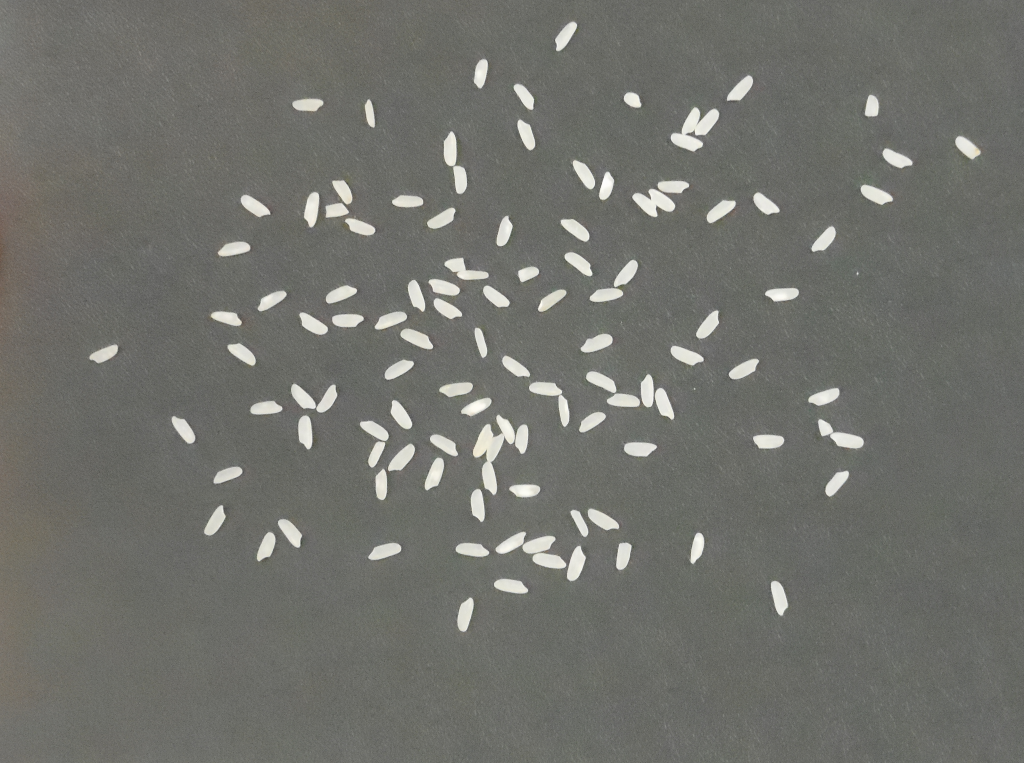
#> input picture trabalho_4/img/114.bmp, 1024 x 763 px
$ python single_file.py
#> lines starting #> are read from the running program, lines starting #| are printed output that depends on the picture; after the words box and inside, x2 and y2 are one past the last pixel; in counts of white or black regions, pixels touching at a corner belong together
### trabalho_4/rice_counting.py
#===============================================================================
# Trabalho 4: Blur
#-------------------------------------------------------------------------------
# Autor: Gustavo Henrique Zeni
# Universidade Tecnológica Federal do Paraná
#===============================================================================

import tkinter as tk
from tkinter import filedialog
import sys
import timeit
import numpy as np
import cv2
import math as m
import helpers as hp

#===============================================================================
# ORDEM E PARAMETROS
ORDER_REMOVE_NOISE = 0
ORDER_THRESHOLD = 1
GAUSS_KSIZE = 11
THRESHOLD_TYPE = 'ADAPTIVE' # 'ADAPTIVE', 'OTSU' or 'SIMPLE'
ADAPT_BLOCK = 17 # best 17
ADAPT_C = 7 # best 7
SIMPLE_THRESH = 0.6
NOT_VISITED = 1.0
VISITED = 0.8
IS_RICE = 0.2
MEAN_THRESHOLD = 0.10
# not a rice, just DUST
MIN_RICE_SIZE = 10 # best 10

#===============================================================================

INPUT_IMAGE_ONE = 'img/60.bmp'
INPUT_IMAGE_TWO = 'img/82.bmp'
INPUT_IMAGE_THREE = 'img/114.bmp'
INPUT_IMAGE_FOUR = 'img/150.bmp'
INPUT_IMAGE_FIVE = 'img/205.bmp'
ENABLE_GUI = False
LEAVE_OPEN = True
OPEN_TIME = 3500

#===============================================================================

# [8 lines left out: function show_progress, not called in this run]

#-------------------------------------------------------------------------------

def gaussian_blur (img):
  img_out = cv2.blur(img, (GAUSS_KSIZE, GAUSS_KSIZE))
  return img_out

#-------------------------------------------------------------------------------

def all_thresholds (img):
  # from float to uint8
  img_thresh = (img * 255).astype (np.uint8)
  # grayscale
  img_thresh = cv2.cvtColor (img_thresh, cv2.COLOR_BGR2GRAY)
  if THRESHOLD_TYPE == 'ADAPTIVE':
    # threshold
    img_thresh = cv2.adaptiveThreshold(1 - img_thresh, 255, cv2.ADAPTIVE_THRESH_GAUSSIAN_C, cv2.THRESH_BINARY, ADAPT_BLOCK, ADAPT_C)
  elif THRESHOLD_TYPE == 'OTSU':
    # threshold
    _, img_thresh = cv2.threshold (img_thresh, 0, 255, cv2.THRESH_BINARY + cv2.THRESH_OTSU)
  elif THRESHOLD_TYPE == 'SIMPLE':
    # threshold
    _, img_thresh = cv2.threshold (img_thresh, SIMPLE_THRESH, 255, cv2.THRESH_BINARY)

  # back to BGR
  img_thresh = cv2.cvtColor (img_thresh, cv2.COLOR_GRAY2BGR)
  # from uint8 to float
  img_thresh = img_thresh.astype (np.float32) / 255

  return img_thresh

#-------------------------------------------------------------------------------

# [5 lines left out: function normalize, not called in this run]

#===============================================================================
## SOLUÇÃO DESVIO PADRÃO

def label_blobs(img):

  # grayscale
  img_gray = cv2.cvtColor (img, cv2.COLOR_BGR2GRAY)
  img_out = img_gray.copy()
  blob_list = []
  h_img = img.shape[0]
  w_img = img.shape[1]
  label = 1

  for j in range (0, w_img):
    for i in range (0, h_img):
      if img_out[i][j] == 0 and img_out[i][j] != VISITED and img_out[i][j] != IS_RICE:

        retval, img_out, mask, rect = cv2.floodFill(img_out, None, (j, i), VISITED)

        if retval > MIN_RICE_SIZE:
          retval, img_out, mask, rect = cv2.floodFill(img_out, None, (j, i), IS_RICE)
          blob_list.append({"size": retval, "label": label})
          label+=1

        # show_progress(img_out)

  # back to BGR
  img_out = cv2.cvtColor (img_out, cv2.COLOR_GRAY2BGR)
  return blob_list, img_out

def calculate_mean(blob_list):
  mean = 0
  for blob in blob_list:
    mean += blob["size"]
  mean = mean / len(blob_list)
  return mean

def calculate_dp(blob_list, mean):
  """ Calcula o desvio padrão """
  dp = 0
  for blob in blob_list:
    dp += (blob["size"] - mean)**2
  dp = dp / len(blob_list)
  dp = m.sqrt(dp)
  return dp

def find_outliers(blob_list):
  """ Encontra o maior e o menor blob """
  smaller = {"size": 999}
  bigger = {"size": 0}
  for blob in blob_list:
    if blob["size"] < smaller["size"]:
      smaller = blob
    if blob["size"] > bigger["size"]:
      bigger = blob
  return [smaller, bigger]

# remove bigger and smaller
def remove_outliers(blob_list, outliers):
  blob_list_out = []
  for blob in blob_list:
    if blob["label"] != outliers[0]["label"] and blob["label"] != outliers[1]["label"]:
      blob_list_out.append(blob)
  return blob_list_out

def repeat_process(all_blobs):
  current_blobs = np.copy(all_blobs)
  mean = calculate_mean(current_blobs)
  dp = calculate_dp(current_blobs, mean)
  outliers = find_outliers(current_blobs)
  i = 1
  # print("Geração 1: X = ", mean, "dp = ", dp)
  # print("Outliers: ", outliers)

  while dp > mean * MEAN_THRESHOLD:
    outliers = find_outliers(current_blobs)
    current_blobs = remove_outliers(current_blobs, outliers)
    mean = calculate_mean(current_blobs)
    dp = calculate_dp(current_blobs, mean)
    i += 1
    # print("Geração ", i, ": X = ", mean, "dp = ", dp)
    # print("Outliers: ", outliers)
  return m.floor(mean)

def separate_unsure_blobs(blob_list, rice_size):
  blob_list_out = []
  unsure_blobs = []
  for blob in blob_list:
    if blob["size"] > rice_size * 0.5 and blob["size"] < rice_size * 1.5:
      blob_list_out.append(blob)
    elif blob["size"] > rice_size * 1.5 or blob["size"] < rice_size * 0.5:
      unsure_blobs.append(blob)
  return blob_list_out, unsure_blobs

def separate_couple_blobs(blob_list, unsure_blob_list, rice_size):
  blob_list_out = []
  # append the sure blobs first, blob_list, without checking for size
  # check unsure_blob_list for size and decouple when necessary
  for blob in blob_list:
    blob_list_out.append(blob)
  for blob in unsure_blob_list:
    if blob["size"] >= rice_size * 1.5 and blob["size"] < rice_size * 2.5:
      blob_list_out.append(blob)
      blob_list_out.append(blob)
    elif blob["size"] >= rice_size * 2.5 and blob["size"] < rice_size * 3.5:
      blob_list_out.append(blob)
      blob_list_out.append(blob)
      blob_list_out.append(blob)
    elif blob["size"] >= rice_size * 3.5 and blob["size"] < rice_size * 4.5:
      blob_list_out.append(blob)
      blob_list_out.append(blob)
      blob_list_out.append(blob)
      blob_list_out.append(blob)
    elif blob["size"] >= rice_size * 4.5 and blob["size"] < rice_size * 5.5:
      blob_list_out.append(blob)
      blob_list_out.append(blob)
      blob_list_out.append(blob)
      blob_list_out.append(blob)
      blob_list_out.append(blob)
    elif blob["size"] >= MIN_RICE_SIZE:
      blob_list_out.append(blob)
  return blob_list_out

#===============================================================================

# [67 lines left out: function main, not called in this run]

# [2 lines that do not run on import are left out]

#===============================================================================

### trabalho_4/single_file.py
#===============================================================================
# Trabalho 4: Blur
#-------------------------------------------------------------------------------
# Autor: Gustavo Henrique Zeni
# Universidade Tecnológica Federal do Paraná
#===============================================================================

import tkinter as tk
from tkinter import filedialog
import sys
import timeit
import numpy as np
import cv2
import math as m
import rice_counting as rc
import helpers as hp
import os

#===============================================================================

INPUT_IMAGE = 'img/114.bmp'
ENABLE_GUI = True
LEAVE_OPEN = True
OPEN_TIME = 1500

#===============================================================================

def main ():

  if ENABLE_GUI:
      root = tk.Tk()
      root.withdraw()
      file_path = filedialog.askopenfilename(initialdir="./trabalho_4/img/", title="Select file", filetypes=(("bmp files", "*.bmp"), ("all files", "*.*")))
#> the answer given: img/114.bmp
  else:
      file_path = INPUT_IMAGE

  img = cv2.imread (file_path)
#> img is the input picture: shape (763, 1024, 3); mean B, G, R 107.9, 113.3, 112.6
  if img is None:
      print ('Erro abrindo a imagem 1.\n')
      sys.exit ()

  img = img.astype (np.float32) / 255
  img_out = np.copy(img)
  img_step_two = rc.gaussian_blur(img_out)
#> in gaussian_blur, `img_out = cv2.blur(img, (GAUSS_KSIZE, GAUSS_KSIZE))`:
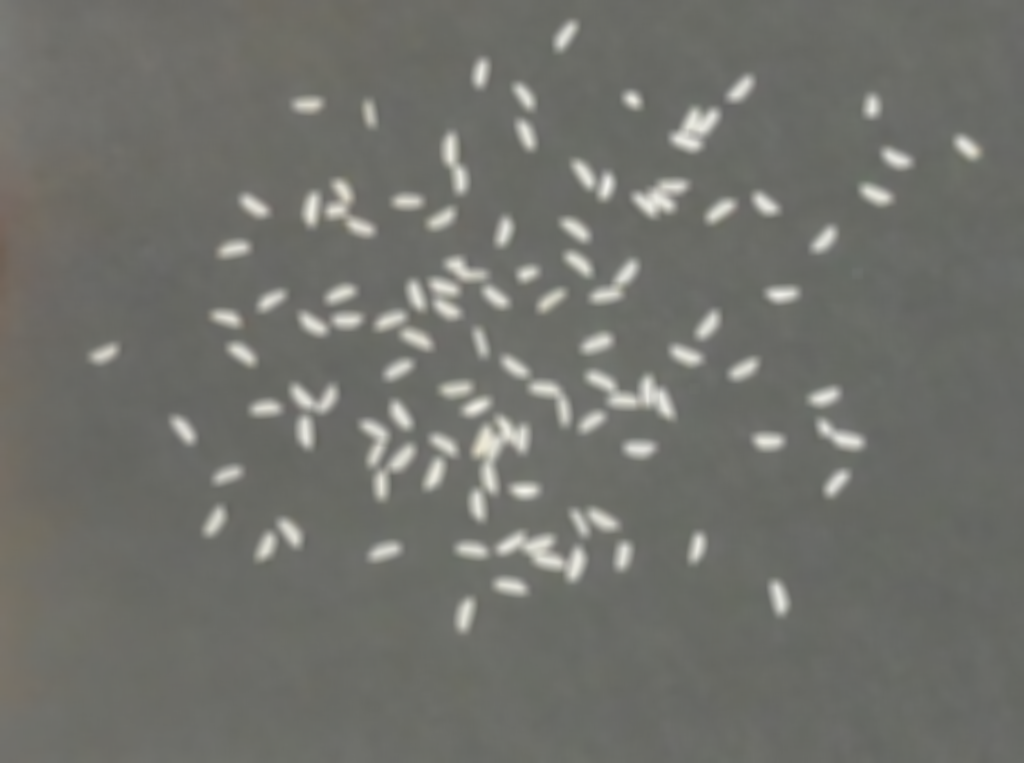
#> img_out: shape (763, 1024, 3) float32; mean B, G, R 0.423, 0.444, 0.441
  img_step_three = rc.all_thresholds(img_step_two)
#> in all_thresholds, `img_thresh = cv2.adaptiveThreshold(1 - img_thresh, 255, cv2.ADAPTIVE_T..`:
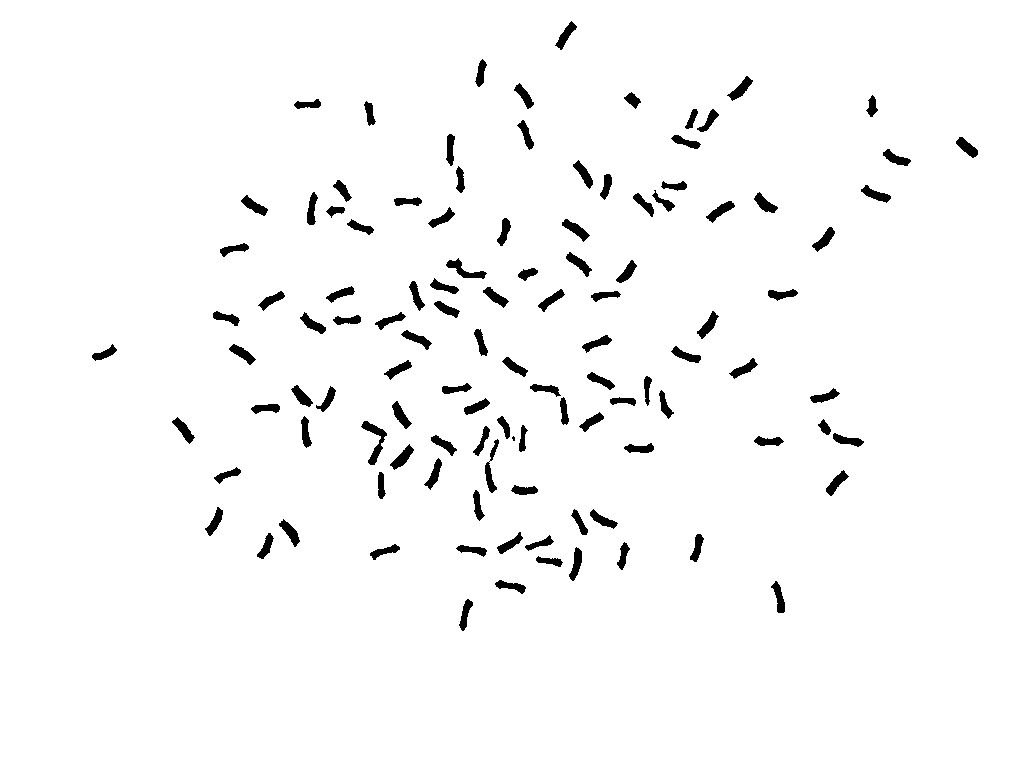
#> img_thresh: shape (763, 1024); 97.2% white; 112 black regions (1 under 20 px), largest, box (x1, y1, x2, y2) and area: (361, 421, 387, 465) 367, (446, 258, 487, 279) 296, (485, 439, 499, 493) 267
  blob_list, img_step_four = rc.label_blobs(img_step_three)
#> after the loop in label_blobs, `for j in range (0, w_img):`:
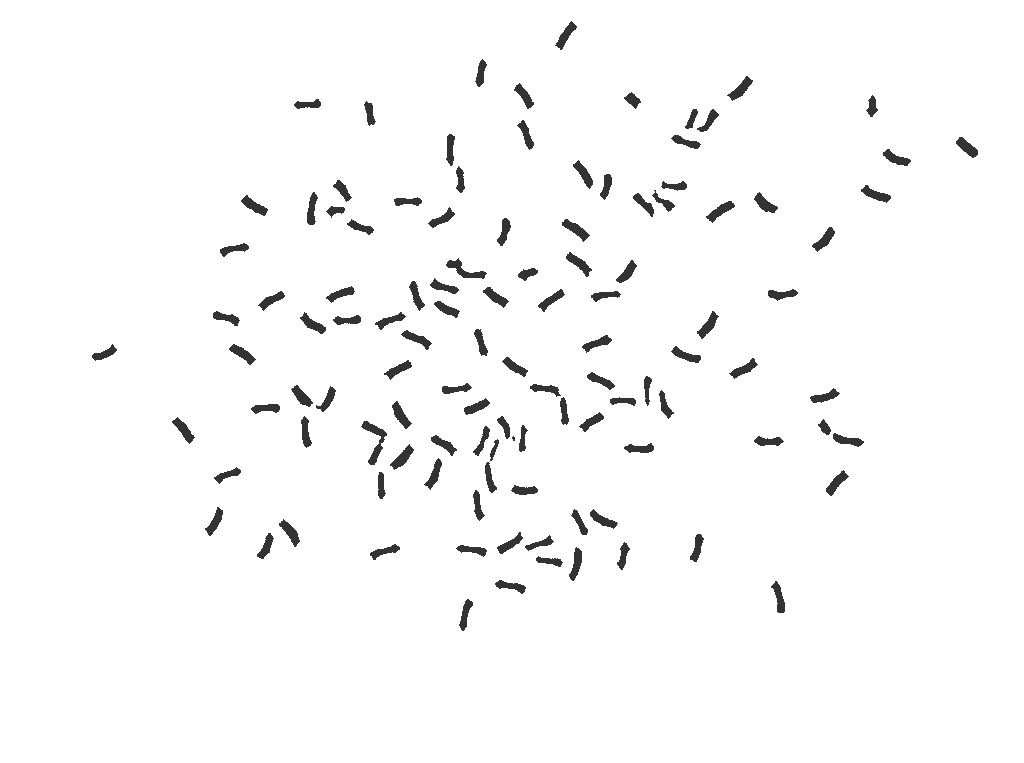
#> img_out: shape (763, 1024) float32; min 0.2, max 1, mean 0.977
#> after the loop in label_blobs, `for j in range (0, w_img):`:
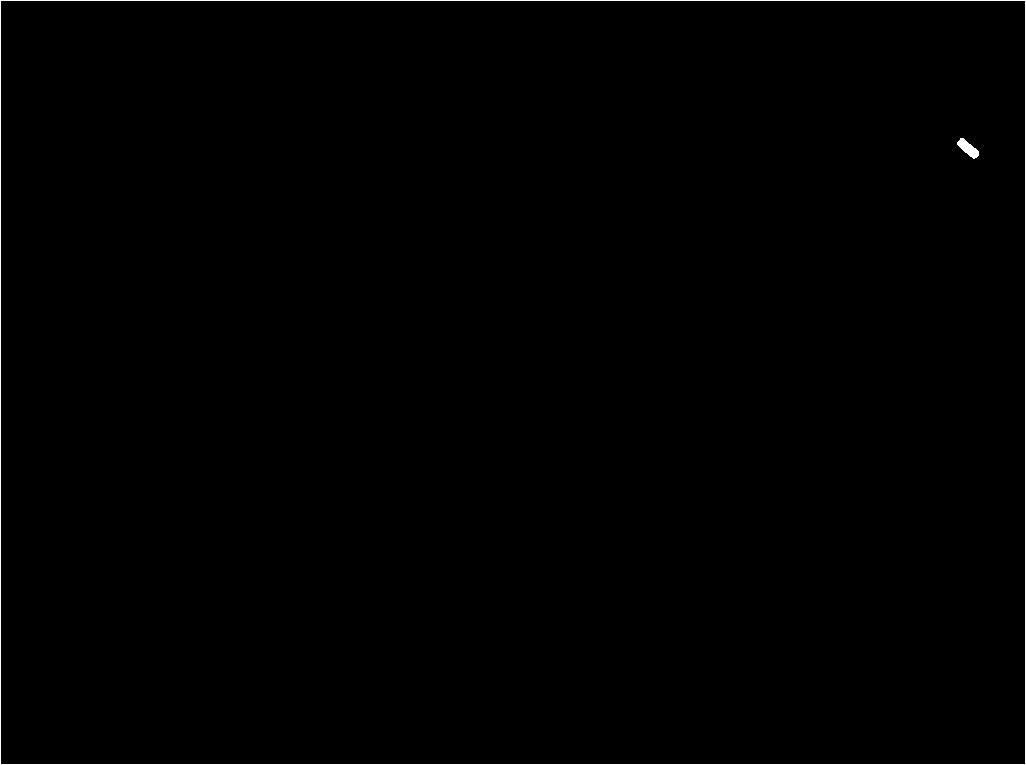
#> mask: shape (765, 1026); values 0 (black) and 1 (white), 0.48% white in thin lines or dots
#> after the loop in label_blobs, `for j in range (0, w_img):`: blob_list = 113 items; label = 114; rect = (956, 137, 22, 21); retval = 226
#> blob_list = 113 items
  rice_size = rc.repeat_process(blob_list)
#> the loop in calculate_mean, `for blob in blob_list:` made 113 passes
#> (blob, mean) on passes 1 to 12: ({'size': 179, 'label': 1}, 179), ({'size': 235, 'label': 2}, 414), ({'size': 218, 'label': 3}, 632), ({'size': 196, 'label': 4}, 828), ({'size': 177, 'label': 5}, 1005), ({'size': 190, 'label': 6}, 1195), ({'size': 230, 'label': 7}, 1425), ({'size': 237, 'label': 8}, 1662), ({'size': 196, 'label': 9}, 1858), ({'size': 196, 'label': 10}, 2054), ({'size': 205, 'label': 11}, 2259), ({'size': 238, 'label': 12}, 2497)
#> after the loop in calculate_mean, `for blob in blob_list:`: mean = 22195
#> in calculate_mean, `mean = mean / len(blob_list)`: mean = 196.4
#> the loop in calculate_dp, `for blob in blob_list:` made 113 passes
#> (blob, dp) on passes 1 to 12: ({'size': 179, 'label': 1}, 303.3), ({'size': 235, 'label': 2}, 1792), ({'size': 218, 'label': 3}, 2257.9), ({'size': 196, 'label': 4}, 2258.1), ({'size': 177, 'label': 5}, 2635.1), ({'size': 190, 'label': 6}, 2676.2), ({'size': 230, 'label': 7}, 3804.1), ({'size': 237, 'label': 8}, 5451.2), ({'size': 196, 'label': 9}, 5451.4), ({'size': 196, 'label': 10}, 5451.5), ({'size': 205, 'label': 11}, 5525.2), ({'size': 238, 'label': 12}, 7254.5)
#> after the loop in calculate_dp, `for blob in blob_list:`: dp = 182949.5
#> in calculate_dp, `dp = dp / len(blob_list)`: dp = 1619
#> in calculate_dp, `dp = m.sqrt(dp)`: dp = 40.24
#> the loop in find_outliers, `for blob in blob_list:` made 113 passes
#> bigger on passes 1, 2, 8, 12, 24: {'size': 179, 'label': 1}, {'size': 235, 'label': 2}, {'size': 237, 'label': 8}, {'size': 238, 'label': 12}, {'size': 367, 'label': 24}
#> smaller on passes 5, 14, 19, 53, 60: {'size': 177, 'label': 5}, {'size': 167, 'label': 14}, {'size': 121, 'label': 19}, {'size': 84, 'label': 53}, {'size': 11, 'label': 60}
#> in repeat_process, `outliers = find_outliers(current_blobs)`: outliers = 2 items
#> the loop in repeat_process, `while dp > mean * MEAN_THRESHOLD:` made 14 passes
#> (mean, dp) on passes 1 to 12: (196.5, 32.81), (196.7, 29.82), (197, 28.56), (197.2, 27.44), (197.5, 26.32), (197.6, 25.43), (197.7, 24.72), (197.9, 23.98), (198, 23.25), (198.2, 22.48), (198.3, 21.75), (198.5, 20.98)
#> after the loop in repeat_process, `while dp > mean * MEAN_THRESHOLD:`: i = 15
#> rice_size = 198
  blob_list, unsure_blobs = rc.separate_unsure_blobs(blob_list, rice_size)
#> the loop in separate_unsure_blobs, `for blob in blob_list:` made 113 passes
#> blob on passes 1 to 12: {'size': 179, 'label': 1}, {'size': 235, 'label': 2}, {'size': 218, 'label': 3}, {'size': 196, 'label': 4}, {'size': 177, 'label': 5}, {'size': 190, 'label': 6}, {'size': 230, 'label': 7}, {'size': 237, 'label': 8}, {'size': 196, 'label': 9}, {'size': 196, 'label': 10}, {'size': 205, 'label': 11}, {'size': 238, 'label': 12}
#> after the loop in separate_unsure_blobs, `for blob in blob_list:`: blob_list_out = 110 items; unsure_blobs = 3 items
#> blob_list = 110 items; unsure_blobs = 3 items
  blob_list_uncoupled = rc.separate_couple_blobs(blob_list, unsure_blobs, rice_size)
#> the loop in separate_couple_blobs, `for blob in blob_list:` made 110 passes
#> after the loop in separate_couple_blobs, `for blob in blob_list:`: blob_list_out = 110 items
#> the loop in separate_couple_blobs, `for blob in unsure_blob_list:` made 3 passes
#> after the loop in separate_couple_blobs, `for blob in unsure_blob_list:`: blob_list_out = 114 items
#> blob_list_uncoupled = 114 items

  print("------------------------------------------")
  print("Tamanho / Grãos / Incertos / Desacoplados (ou recontados)")
  print("IMG 1: " + str(rice_size) + "/ GR:" + str(len(blob_list)) + "/ UNS: " + str(len(unsure_blobs)) + "/ UNC: " + str(len(blob_list_uncoupled)))
#| IMG 1: 198/ GR:110/ UNS: 3/ UNC: 114
  print("------------------------------------------")

  column_one = np.concatenate((img, img_step_three, img_step_four), axis=1)
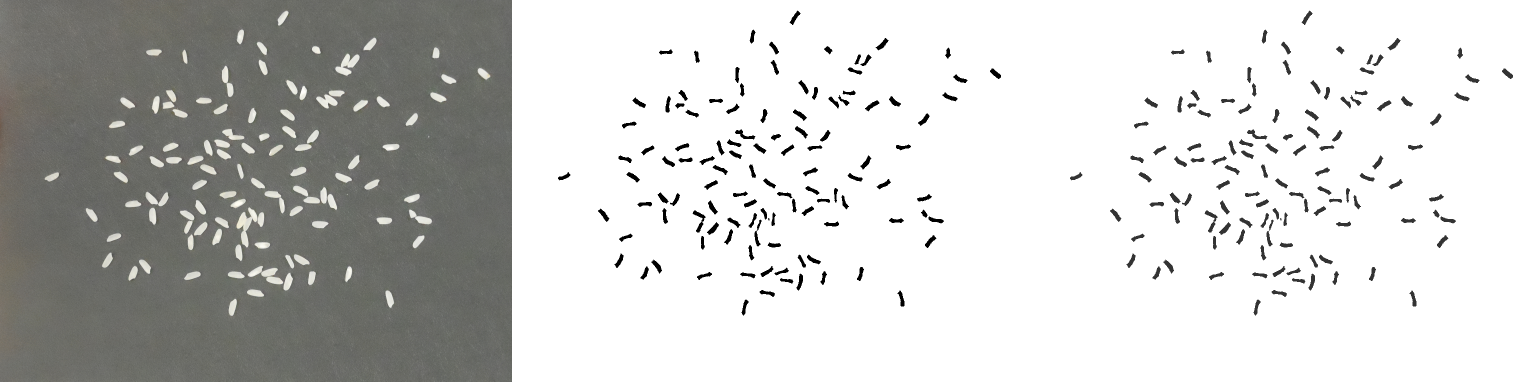
#> column_one: shape (763, 3072, 3) float32 (shown at 1/2 size); mean B, G, R 0.787, 0.795, 0.794

  cv2.namedWindow('original - threshold - flood_filled', cv2.WINDOW_NORMAL)
  cv2.resizeWindow('original - threshold - flood_filled', 1440, 900)

  cv2.imshow ('original - threshold - flood_filled', column_one)
  cv2.waitKey () if LEAVE_OPEN else cv2.waitKey (OPEN_TIME)
  cv2.destroyAllWindows ()

if __name__ == '__main__':
  main ()

#===============================================================================
